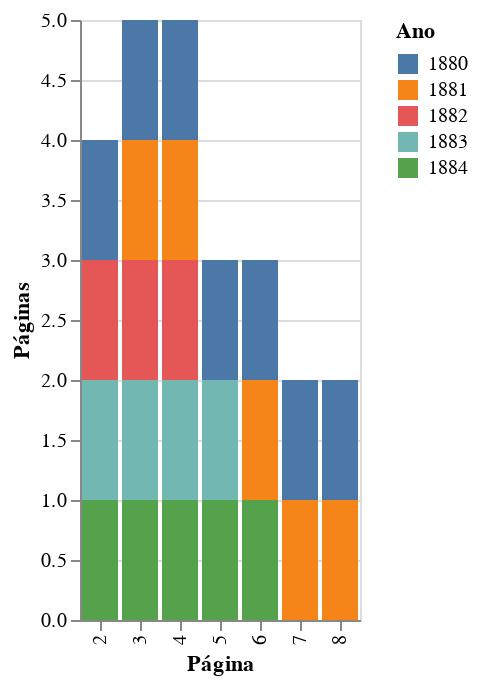

Notebook cell for this chart:
### Code cell
# something wrong with this graph
agg = ad_edition_page.group_by(["Página","Ano"]).len()
alt.Chart(agg).mark_bar().encode(
    x=alt.X('Página:O', title='Página'),
    y=alt.Y('count():Q', stack='zero', title='Páginas'),
    color='Ano:N'
)

### Figure 1 — Vega-Lite specification as saved in the notebook (floating-point values rounded to 4 significant figures)
{"config": {"view": {"continuousWidth": 300, "continuousHeight": 300}}, "data": {"name": "data-679170ecb6246565e104a5a7b423842f"}, "mark": {"type": "bar"}, "encoding": {"color": {"field": "Ano", "type": "nominal"}, "x": {"field": "Página", "title": "Página", "type": "ordinal"}, "y": {"aggregate": "count", "stack": "zero", "title": "Páginas", "type": "quantitative"}}, "$schema": "https://vega.github.io/schema/vega-lite/v5.20.1.json", "datasets": {"data-679170ecb6246565e104a5a7b423842f": [{"Página": 4, "Ano": 1881, "len": 249}, {"Página": 3, "Ano": 1883, "len": 224}, {"Página": 6, "Ano": 1880, "len": 8}, {"Página": 4, "Ano": 1882, "len": 220}, {"Página": 2, "Ano": 1884, "len": 1}, {"Página": 4, "Ano": 1884, "len": 738}, {"Página": 3, "Ano": 1880, "len": 55}, {"Página": 6, "Ano": 1884, "len": 14}, {"Página": 5, "Ano": 1880, "len": 9}, {"Página": 8, "Ano": 1880, "len": 2}, {"Página": 5, "Ano": 1884, "len": 20}, {"Página": 4, "Ano": 1880, "len": 220}, {"Página": 2, "Ano": 1883, "len": 1}, {"Página": 5, "Ano": 1883, "len": 5}, {"Página": 6, "Ano": 1881, "len": 3}, {"Página": 3, "Ano": 1884, "len": 282}, {"Página": 3, "Ano": 1882, "len": 142}, {"Página": 7, "Ano": 1881, "len": 3}, {"Página": 3, "Ano": 1881, "len": 118}, {"Página": 4, "Ano": 1883, "len": 590}, {"Página": 8, "Ano": 1881, "len": 1}, {"Página": 2, "Ano": 1880, "len": 1}, {"Página": 7, "Ano": 1880, "len": 3}, {"Página": 2, "Ano": 1882, "len": 1}]}}
